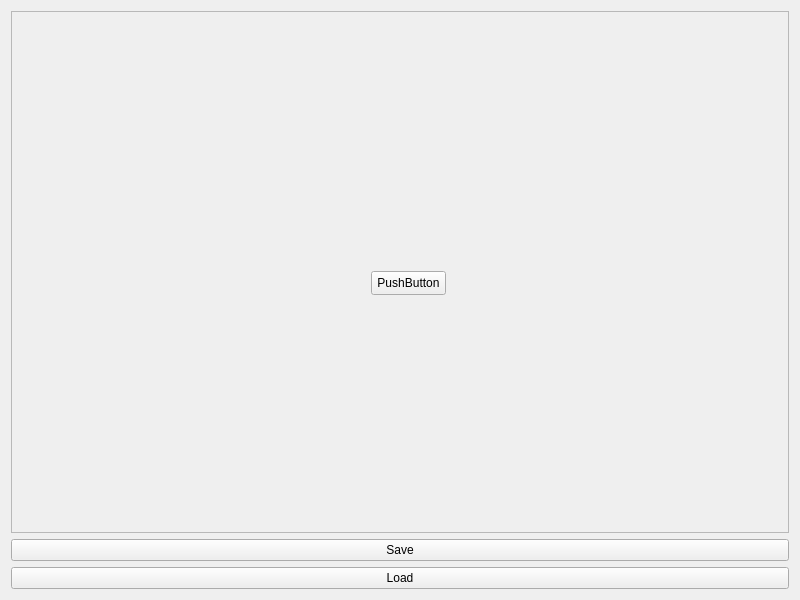
<?xml version="1.0" encoding="UTF-8"?>
<ui version="4.0">
 <class>Widget</class>
 <widget class="QWidget" name="Widget">
  <property name="geometry">
   <rect>
    <x>0</x>
    <y>0</y>
    <width>800</width>
    <height>600</height>
   </rect>
  </property>
  <property name="windowTitle">
   <string>Widget</string>
  </property>
  <layout class="QVBoxLayout" name="verticalLayout">
   <item>
    <widget class="QFrame" name="frame">
     <property name="frameShape">
      <enum>QFrame::StyledPanel</enum>
     </property>
     <property name="frameShadow">
      <enum>QFrame::Raised</enum>
     </property>
     <widget class="QPushButton" name="target_pushButton">
      <property name="geometry">
       <rect>
        <x>360</x>
        <y>260</y>
        <width>75</width>
        <height>24</height>
       </rect>
      </property>
      <property name="text">
       <string>PushButton</string>
      </property>
     </widget>
    </widget>
   </item>
   <item>
    <widget class="QPushButton" name="save_pushButton">
     <property name="text">
      <string>Save</string>
     </property>
    </widget>
   </item>
   <item>
    <widget class="QPushButton" name="load_pushButton">
     <property name="text">
      <string>Load</string>
     </property>
    </widget>
   </item>
  </layout>
 </widget>
 <resources/>
 <connections/>
</ui>
